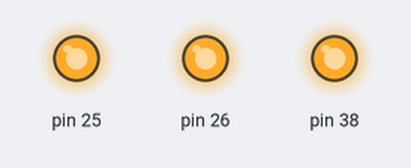
Bench run of a sketch on a simulated Arduino Mega 2560, built with avr-gcc and run on an emulated ATmega2560. Shown: output pins drawn as LEDs (lit = HIGH).

Above: at 0.5 s.
At 1.5 s:
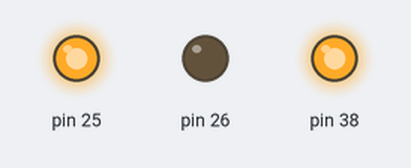
At 3.5 s:
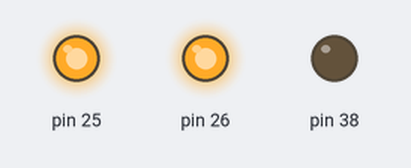
At 5.5 s:
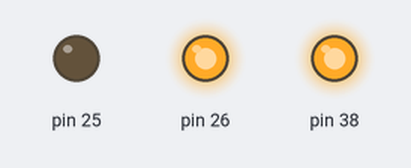
Timing chart, 0 to 7.8 s (numbered marks = the images above):
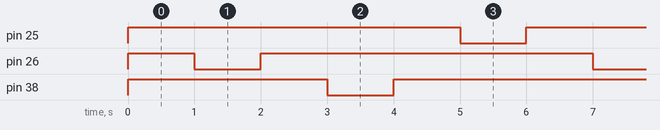

The sketch:

ejemplo2.ino
```cpp
void setup() {
  //Inicializamos LED Verde en estado apagado
  pinMode(26, OUTPUT);
  digitalWrite(26, HIGH);
  //Inicializamos LED Azul en estado apagado
  pinMode(38, OUTPUT);
  digitalWrite(38, HIGH);
  //Inicializamos LED Rojo en estado apagado
  pinMode(25, OUTPUT);
  digitalWrite(25, HIGH);
}

void loop() {
  delay(1000);
  digitalWrite(26, LOW);
  delay(1000);
  digitalWrite(26, HIGH);
  delay(1000);
  digitalWrite(38, LOW);
  delay(1000);
  digitalWrite(38, HIGH);
  delay(1000);
  digitalWrite(25, LOW);
  delay(1000);
  digitalWrite(25, HIGH);
}
```

Measured:
- by itself, pin 25, pin 26, pin 38: alternates HIGH for 5.0 s and LOW for 1.0 s
- by itself, everything shown: repeats every 6.0 s, in 6 steps
